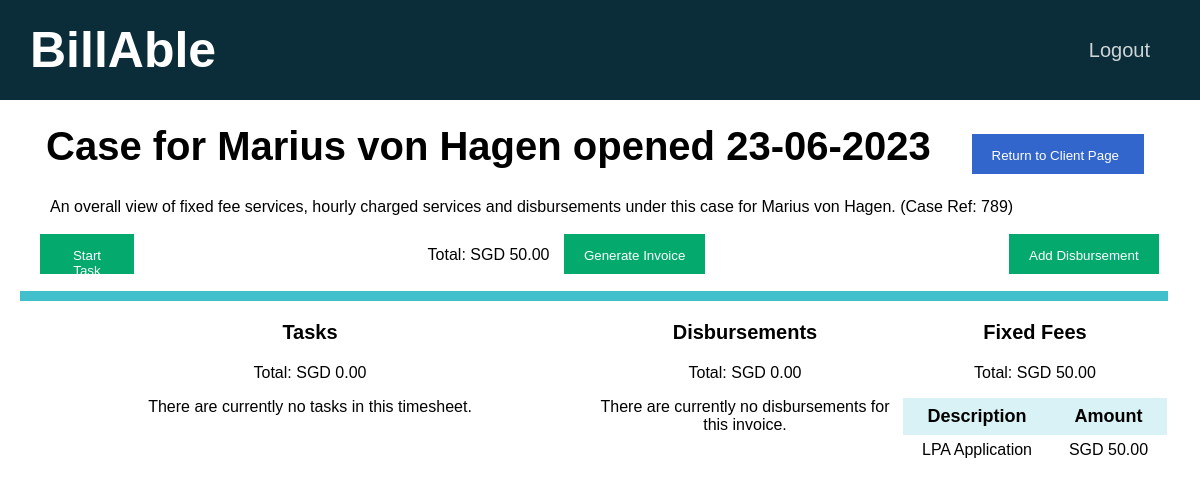
Page /cases/50 (signed in) on the committed database.
### tables this page shows
CREATE TABLE clients(id INTEGER PRIMARY KEY AUTOINCREMENT NOT NULL, name TEXT NOT NULL, email TEXT NOT NULL, in_progress INTEGER NOT NULL DEFAULT 0, payment_pending INTEGER NOT NULL DEFAULT 0, payment_received INTEGER NOT NULL DEFAULT 0, firm INTEGER NOT NULL DEFAULT 1);

CREATE TABLE timesheets(id INTEGER PRIMARY KEY AUTOINCREMENT NOT NULL, client_id INTEGER NOT NULL, status INTEGER NOT NULL, created DATETIME NOT NULL, firm INTEGER NOT NULL DEFAULT 1, invoice_generated DATETIME, invoice_paid DATETIME, case_ref_no BLOB NOT NULL, FOREIGN KEY (client_id) REFERENCES clients(id), FOREIGN KEY (status) REFERENCES status_list(id));

CREATE TABLE fixed_fees (id INTEGER PRIMARY KEY AUTOINCREMENT NOT NULL, description TEXT NOT NULL, amount NUMERIC NOT NULL, firm INTEGER NOT NULL DEFAULT 1);

### app.py (the view, shortened to what this page needs)
@app.route("/cases/<id>", methods=["GET"])
@login_required
def timesheet(id):
    connection = sqlite3.connect("database.db")
    connection.row_factory = sqlite3.Row
    cursor = connection.cursor()
    timesheet = cursor.execute("SELECT * FROM timesheets WHERE id = ?", [id]).fetchone()
    client_id = timesheet["client_id"]
    user_id = session["user_id"]
    rel = cursor.execute("SELECT * FROM users_clients WHERE user_id = ? AND client_id = ?", [user_id, client_id]).fetchall()
    if len(rel) != 0:
        client = cursor.execute("SELECT * FROM clients WHERE id = ?", [client_id]).fetchone()
        rows = cursor.execute("SELECT * FROM tasks WHERE timesheet_id = ?", [id]).fetchall()
        tasks_total = cursor.execute("SELECT SUM(amount) FROM tasks WHERE timesheet_id = ?", [id]).fetchone()[0]
        tasks = []
        d_total = cursor.execute("SELECT SUM(amount) FROM disbursements WHERE timesheet_id = ?", [id]).fetchone()[0]
        d_rows = cursor.execute("SELECT * FROM disbursements WHERE timesheet_id = ?", [id]).fetchall()
        disbursements = []
        for d_row in d_rows:
            disbursement = {}
            disbursement["description"] = d_row["description"]
            disbursement["amount"] = "{:.2f}".format(d_row["amount"])
            disbursements.append(disbursement)
        fixed_total = cursor.execute("SELECT SUM(amount) FROM fixed_fee_charges WHERE timesheet_id = ?", [id]).fetchone()[0]
        fixed_rows = cursor.execute("SELECT * FROM fixed_fee_charges WHERE timesheet_id = ?", [id]).fetchall()
        fixed_fees = []
        for fixed_row in fixed_rows:
            fixed_fee = {}
            fee_type = fixed_row["fixed_fee"]
            fixed_fee["description"] = cursor.execute("SELECT * FROM fixed_fees WHERE id = ?", [fee_type]).fetchone()["description"]
            fixed_fee["amount"] = "{:.2f}".format(fixed_row["amount"])
            fixed_fees.append(fixed_fee)
        invoice_total = 0
        formatted_tasks_total = None
        formatted_d_total = None
        formatted_fixed_total = None
        if tasks_total:
            formatted_tasks_total = "{:.2f}".format(tasks_total)
            invoice_total += tasks_total
        if d_total:
            formatted_d_total = "{:.2f}".format(d_total)
            invoice_total += d_total
        if fixed_total:
            formatted_fixed_total = "{:.2f}".format(fixed_total)
            invoice_total += fixed_total
        formatted_invoice_total = "{:.2f}".format(invoice_total)
        connection.close()
        return render_template("timesheet.html", timesheet=timesheet, client=client, tasks=tasks,
                               disbursements=disbursements,
                               fixed_fees=fixed_fees,
                               tasks_total=formatted_tasks_total,
                               d_total=formatted_d_total,
                               fixed_total=formatted_fixed_total,
                               invoice_total=formatted_invoice_total)
    else:
        return redirect(url_for("home"))

### helpers.py (called while the page is built)
def login_required(f):
    @wraps(f)
    def decorated_function(*args, **kwargs):
        if session.get("user_id") is None:
            return redirect("/login")
        return f(*args, **kwargs)
    return decorated_function

### templates/timesheet.html (shortened to what this page needs)
{% extends "layout.html" %}
{% block main %}
    <div class="container page-header" style="font-size: 40px;">
        {% if timesheet["status"] == 1 %}
            <b> Case for {{ client["name"] }} opened {{ timesheet["created"] }} </b>
        {% elif timesheet["status"] == 2 %}
            <b> Invoice for {{ client["name"] }} generated {{ timesheet["invoice_generated"] }} </b>
        {% else %}
            <b> Record of payment by {{ client["name"] }} made {{ timesheet["invoice_paid"] }} </b>
        {% endif %}
        <span style="float: right;">
            <button type="button" class="option-button primarybtn" id="newFixedFeeModalOpen">
                <a href="{{ url_for('client', id=client['id']) }}" class="button-link">
                    Return to Client Page
                </a>
            </button>
        </span>
    </div>
    <p class="tagline">
        An overall view of fixed fee services, hourly charged services and disbursements
        under this case for {{ client["name"] }}. (Case Ref: {{ timesheet["case_ref_no"] }})
    </p>
    {% if timesheet["status"] == 1 %}
        <div id="start-task-view" style="padding: 10px;">
            <div id="invoice-panel">
                <div class="start">
                    <button type="button" class="option-button successbtn" id="confirm-start">
                        Start Task
                    </button>
                </div>
                <div class="middle">
                    Total: SGD {{ invoice_total }}
                    <span>
                        <button type="button" class="option-button successbtn" id="generateInvoiceModalOpen">
                            Generate Invoice
                        </button>
                    </span>
                </div>
                <div class="end">
                    <button type="button" class="option-button successbtn" id="addDisbursementModalOpen">
                        Add Disbursement
                    </button>
                </div>
            </div>
        </div>
    {% endif %}
    <hr class="tab-bar">
    <div class="tables-container">
        <div class="tasks">
            <p class="table-title">
                <b>Tasks</b>
            </p>
            <p class="fee">Total: SGD
                {% if tasks_total %}
                    {{ tasks_total }}
                {% else %}
                    0.00
                {% endif %}
            </p>
            {% if tasks %}
                <table class="table">
                    <thead>
                        <tr>
                            <th scope="col">Date</th>
                            <th scope="col">Lawyer</th>
                            <th scope="col">Hours</th>
                            <th scope="col">Description</th>
                            <th scope="col">Amount</th>
                        </tr>
                    </thead>
                    <tbody>
                        {% for task in tasks %}
                            <tr>
                                <td>{{ task["datetime"] }}</td>
                                <td>{{ task["lawyer"] }}</td>
                                <td>{{ task["duration"] }}</td>
                                <td>{{ task["description"] }}</td>
                                <td>SGD {{ task["amount"] }}</td>
                            </tr>
                        {% endfor %}
                    </tbody>
                </table>
            {% else %}
                There are currently no tasks in this timesheet.
            {% endif %}
        </div>
        <div class="disbursements">
            <p class="table-title">
                <b>Disbursements</b>
            </p>
            <p class="fee">Total: SGD
                {% if d_total %}
                    {{ d_total }}
                {% else %}
                    0.00
                {% endif %}
            </p>
            {% if disbursements %}
                <table class="table">
                    <thead>
                        <tr>
                            <th scope="col">Description</th>
                            <th scope="col">Amount</th>
                        </tr>
                    </thead>
                    <tbody>
                        {% for disbursement in disbursements %}
                            <tr>
                                <td>{{ disbursement["description"] }}</td>
                                <td>SGD {{ disbursement["amount"] }}</td>
                            </tr>
                        {% endfor %}
                    </tbody>
                </table>
            {% else %}
                There are currently no disbursements for this invoice.
            {% endif %}
        </div>
        <div class="fixed_fees">
            <p class="table-title">
                <b>Fixed Fees</b>
            </p>
            <p class="fee">Total: SGD
                {% if fixed_total %}
                    {{ fixed_total }}
                {% else %}
                    0.00
                {% endif %}
            </p>
            {% if fixed_fees %}
                <table class="table">
                    <thead>
                        <tr>
                            <th scope="col">Description</th>
                            <th scope="col">Amount</th>
                        </tr>
                    </thead>
                    <tbody>
                        {% for fee in fixed_fees %}
                            <tr>
                                <td>{{ fee["description"] }}</td>
                                <td>SGD {{ fee["amount"] }}</td>
                            </tr>
                        {% endfor %}
                    </tbody>
                </table>
            {% else %}
                There are currently no fixed fees for this invoice.
            {% endif %}
        </div>
    </div>
{% endblock %}

### static/styles.css (style rules this page uses)
body { font-family: Arial, Helvetica, sans-serif; margin: 0; overflow-x: hidden; }
table { margin-left: auto; margin-right: auto; border-collapse: collapse; }
th { font-size: 18px; padding-left: 24px; padding-right: 24px; padding-top: 8px; padding-bottom: 8px; border: none; }
thead th { background-color: #d9f2f5; }
tr { border: none; }
td { border: none; padding-top: 6px; padding-bottom: 6px; }
button { border: none; }
a { color: #3366cc; text-decoration: none }
.tasks { float: left; width: 50%; height: 100%; text-align: center; }
.disbursements { float:left; width: 25%; height: 100%; text-align: center; }
.fixed_fees { float:left; width: 25%; height: 100%; text-align: center; }
#confirm-start { margin-bottom: 15%; }
.start { float: left; width: 10%; height: 100%; }
.middle { float: left; width: 75%; height: 100%; text-align: center; }
.end { float: left; width: 15%; height:100%; }
.page-header { font-size: 40px; line-height: 40px; }
.tagline { margin-left: 30px; height: 10px; }
.table-title { font-size: 20px; text-align: center; }
.option-button { color: white; padding: 14px 20px; height: 40px; margin-left: 10px; margin-right: 10px; cursor: pointer; }
.tab-bar { background-color: #41c0cb; height: 10px; border: none; width: 99%; margin: 0; padding: 0; }
.button-link { color: #fff; margin-right: 5px; }
.successbtn { background-color: #04AA6D; }
.primarybtn { background-color: #3366cc; }
.container { margin: 10px; padding: 16px; align-items: center; }

### rows in the picture
clients: name "Marius von Hagen"
timesheets: created "23-06-2023", case_ref_no "789"
fixed_fees: description "LPA Application", amount "50.00"

### other values in the picture
{{ invoice_total }} "50.00"
{{ fixed_total }} "50.00"
